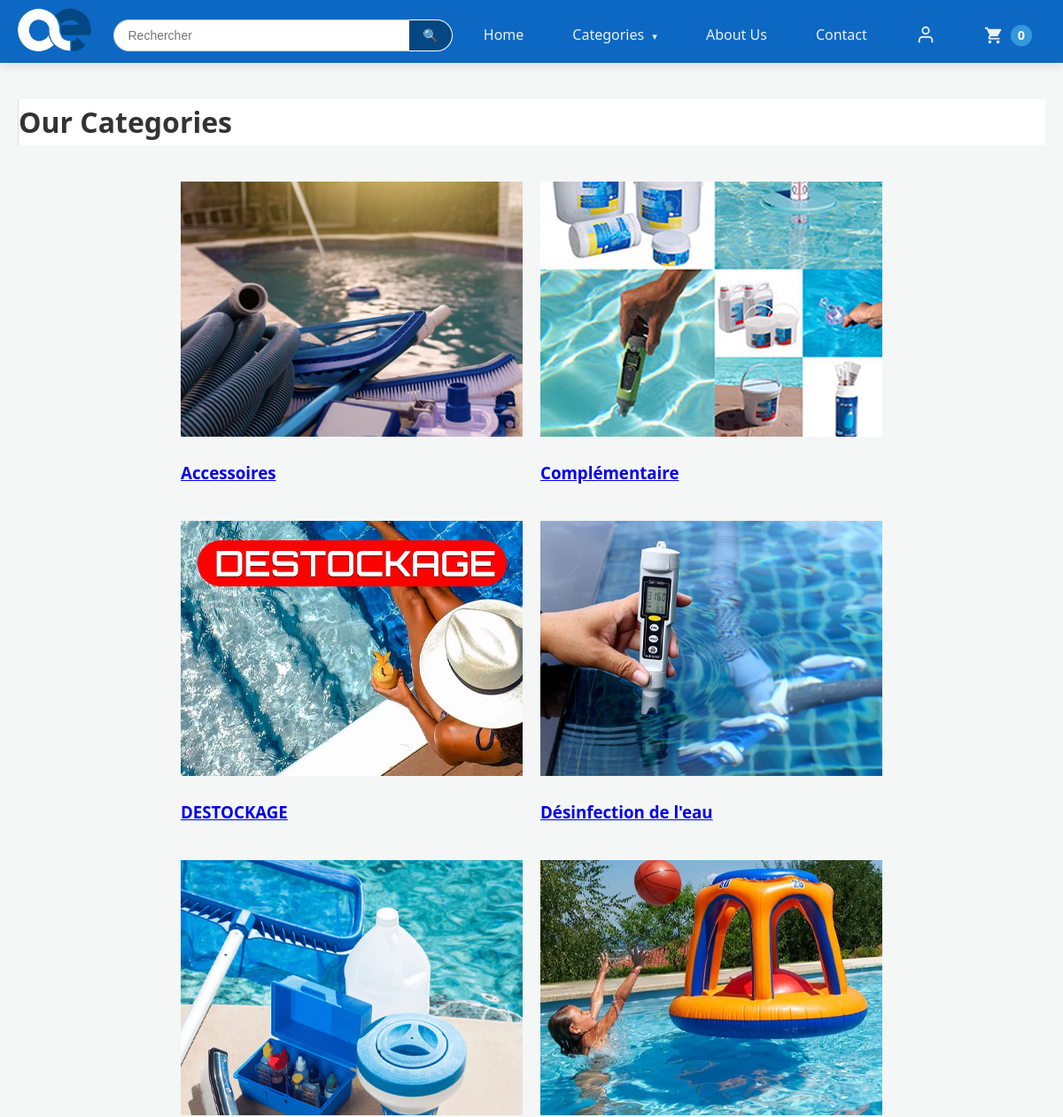
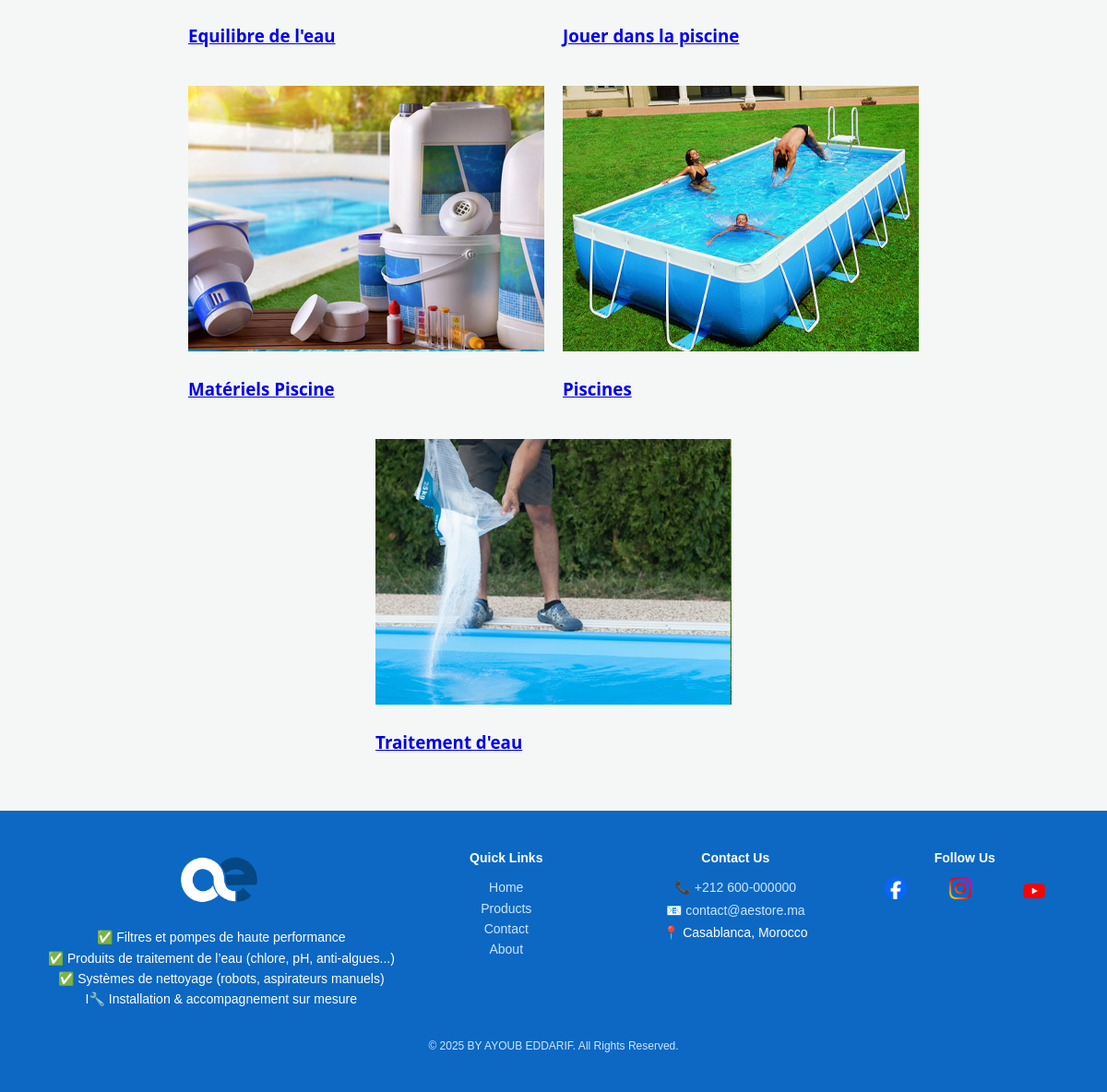
Page /categories/ on the committed database (2 pictures, top to bottom).
### store/models.py (models this page shows, shortened)
class Category(models.Model):
    name = models.CharField(max_length=100, unique=True)
    slug = models.SlugField(max_length=120, unique=True, blank=True)
    image = models.ImageField(upload_to='categories/', blank=True, null=True, help_text="Optional image for the category.")
    parent = models.ForeignKey('self', on_delete=models.SET_NULL, null=True, blank=True, related_name='children', help_text="Select a parent category to make this a subcategory.")
    description = models.TextField(blank=True, null=True)
    created_at = models.DateTimeField(auto_now_add=True)
    updated_at = models.DateTimeField(auto_now=True)
    class Meta:
        verbose_name = "Category"
        verbose_name_plural = "Categories"
        ordering = ['name']

### store/views.py (the view)
# urls.py: path('categories/', views.category_list, name='category_list'),
def category_list(request):
    categories = Category.objects.all()
    return render(request, 'store/category_list.html', {'categories': categories})

### store/cart.py (called while the page is built)
    def __len__(self):
        return sum(item['quantity'] for item in self.cart.values())

### store/context_processors.py (called while the page is built)
def cart(request):
    return {'cart': Cart(request)}

def categories_processor(request):
    all_categories = Category.objects.all().order_by('name')
    return {'all_categories': all_categories}

### store/templates/store/category_list.html (shortened to what this page needs)
{% extends 'store/base.html' %}
{% block content %}
<div class="categories-container">
  <h1 class="categories-title">Our Categories</h1>
  <div class="category-grid">
    {% for category in categories %}
      <div class="category-box">
        <a href="{% url 'store:category_detail' slug=category.slug %}">
          {% if category.image %}
            <div class="category-image">
              <img src="{{ category.image.url }}" alt="{{ category.name }}">
            </div>
          {% endif %}
          <h3 class="category-name">{{ category.name }}</h3>
        </a>
      </div>
    {% endfor %}
  </div>
</div>
{% endblock %}

### store/templates/store/base.html (style rules this page uses)
:root { --primary-bg: #f4f7f6; --text-color: #333; --header-bg: #0c68c3; --header-text: #ecf0f1; --nav-hover: #3498db; --nav-dropdown-bg: #004d9b; --nav-dropdown-text: #ecf0f1; --nav-dropdown-hover-bg: #4a627a; --footer-bg: #0c68c3; --footer-text: #bdc3c7; --card-bg: #ffffff; --card-border: #e0e0e0; --price-color: #27ae60; --product-title-color: #3498db; --slider-arrow-bg: rgba(0, 0, 0, 0.3); --slider-arrow-color: white; --slider-dot-color: #bbb; --slider-dot-active-color: #717171; --category-link-color: #2980b9; --category-link-hover-color: #1abc9c; --category-bg: #ffffff; --category-border: #ddd; --category-text-color: #333; --category-hover-bg: #e9ecef; --logo-carousel-bg: #f8f9fa; }
body { font-family: 'Segoe UI', Tahoma, Geneva, Verdana, sans-serif; margin: 0; background-color: var(--primary-bg); color: var(--text-color); display: flex; flex-direction: column; min-height: 100vh; line-height: 1.6; overflow-x: hidden; }
.categories-title { background-color: #ffffff; border-left: 1px solid #e0e0e0; }
.category-name { flex-grow: 1; }
.category-grid { display: flex; flex-wrap: wrap; gap: 20px; justify-content: center; padding: 20px 0; }

### rows in the picture
Category: image (picture), name "Accessoires"
Category: image (picture), name "Complémentaire"
Category: image (picture), name "DESTOCKAGE"
Category: image (picture), name "Désinfection de l'eau"
Category: image (picture), name "Equilibre de l'eau"
Category: image (picture), name "Jouer dans la piscine"
Category: image (picture), name "Matériels Piscine"
Category: image (picture), name "Piscines"
Category: image (picture), name "Traitement d'eau"
